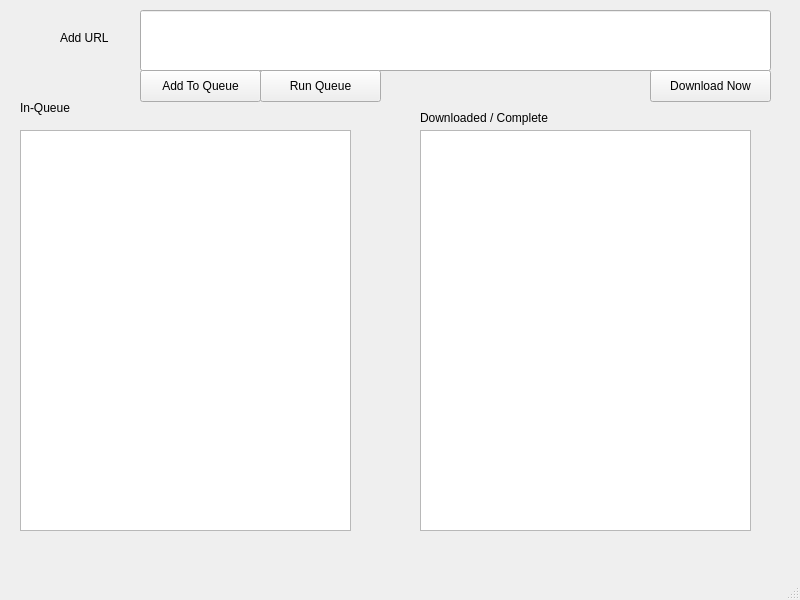
<?xml version="1.0" encoding="UTF-8"?>
<ui version="4.0">
 <class>MainWindow</class>
 <widget class="QMainWindow" name="MainWindow">
  <property name="geometry">
   <rect>
    <x>0</x>
    <y>0</y>
    <width>800</width>
    <height>600</height>
   </rect>
  </property>
  <property name="windowTitle">
   <string>MainWindow</string>
  </property>
  <widget class="QWidget" name="centralwidget">
   <widget class="QLineEdit" name="lineEdit">
    <property name="geometry">
     <rect>
      <x>140</x>
      <y>10</y>
      <width>631</width>
      <height>61</height>
     </rect>
    </property>
   </widget>
   <widget class="QLabel" name="label">
    <property name="geometry">
     <rect>
      <x>60</x>
      <y>30</y>
      <width>60</width>
      <height>16</height>
     </rect>
    </property>
    <property name="text">
     <string>Add URL</string>
    </property>
   </widget>
   <widget class="QPushButton" name="pushButton">
    <property name="geometry">
     <rect>
      <x>140</x>
      <y>70</y>
      <width>121</width>
      <height>32</height>
     </rect>
    </property>
    <property name="text">
     <string>Add To Queue</string>
    </property>
   </widget>
   <widget class="QListView" name="listView">
    <property name="geometry">
     <rect>
      <x>20</x>
      <y>130</y>
      <width>331</width>
      <height>401</height>
     </rect>
    </property>
   </widget>
   <widget class="QListView" name="listView_2">
    <property name="geometry">
     <rect>
      <x>420</x>
      <y>130</y>
      <width>331</width>
      <height>401</height>
     </rect>
    </property>
   </widget>
   <widget class="QLabel" name="label_2">
    <property name="geometry">
     <rect>
      <x>20</x>
      <y>100</y>
      <width>60</width>
      <height>16</height>
     </rect>
    </property>
    <property name="text">
     <string>In-Queue</string>
    </property>
   </widget>
   <widget class="QLabel" name="label_3">
    <property name="geometry">
     <rect>
      <x>420</x>
      <y>110</y>
      <width>171</width>
      <height>16</height>
     </rect>
    </property>
    <property name="text">
     <string>Downloaded / Complete</string>
    </property>
   </widget>
   <widget class="QPushButton" name="pushButton_2">
    <property name="geometry">
     <rect>
      <x>650</x>
      <y>70</y>
      <width>121</width>
      <height>32</height>
     </rect>
    </property>
    <property name="text">
     <string>Download Now</string>
    </property>
   </widget>
   <widget class="QPushButton" name="pushButton_3">
    <property name="geometry">
     <rect>
      <x>260</x>
      <y>70</y>
      <width>121</width>
      <height>32</height>
     </rect>
    </property>
    <property name="text">
     <string>Run Queue</string>
    </property>
   </widget>
  </widget>
  <widget class="QMenuBar" name="menubar">
   <property name="geometry">
    <rect>
     <x>0</x>
     <y>0</y>
     <width>800</width>
     <height>37</height>
    </rect>
   </property>
  </widget>
  <widget class="QStatusBar" name="statusbar"/>
 </widget>
 <resources/>
 <connections/>
</ui>
